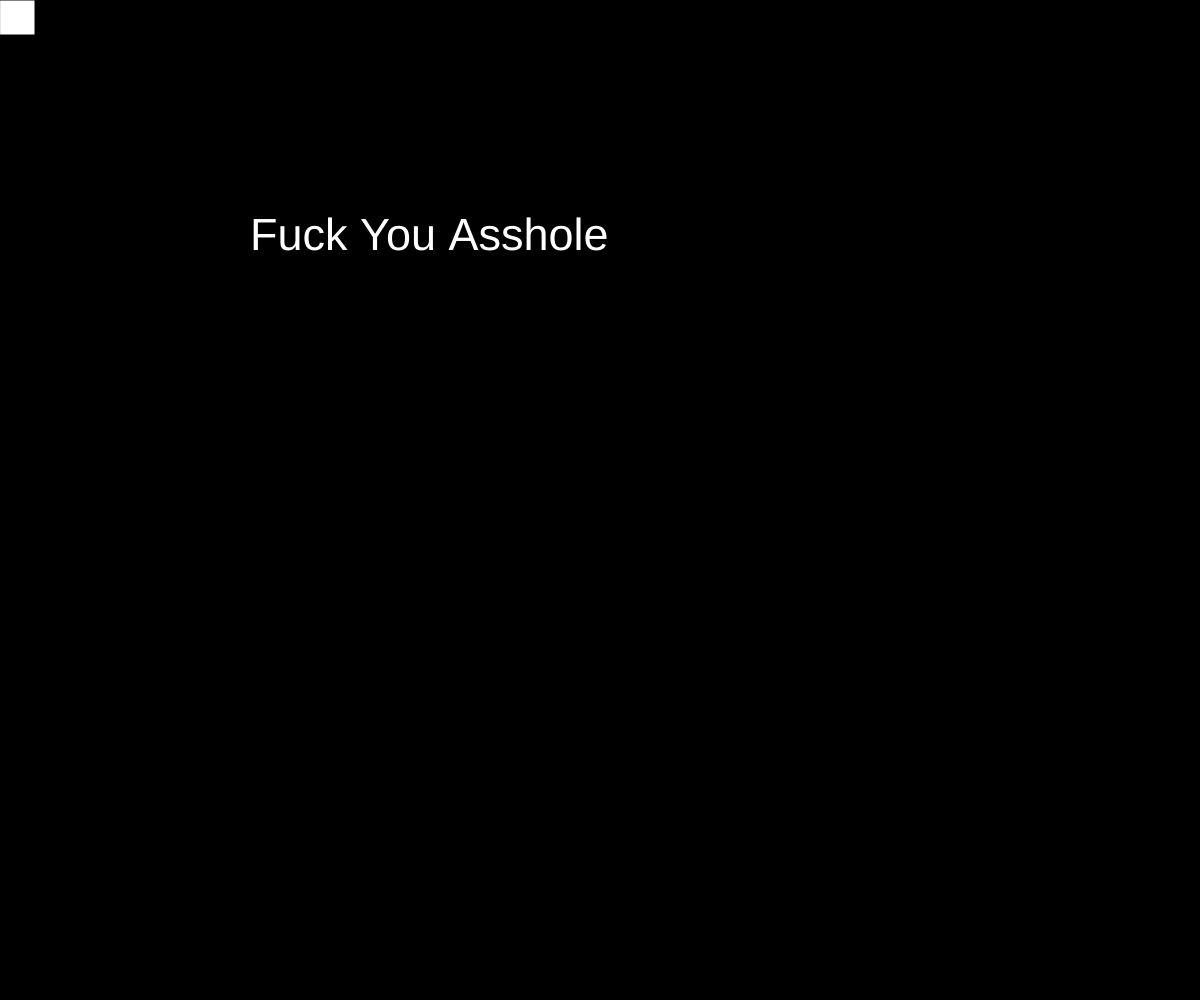
Frame 1 (no input)
Frame 60 (no input): identical to frame 1, image omitted
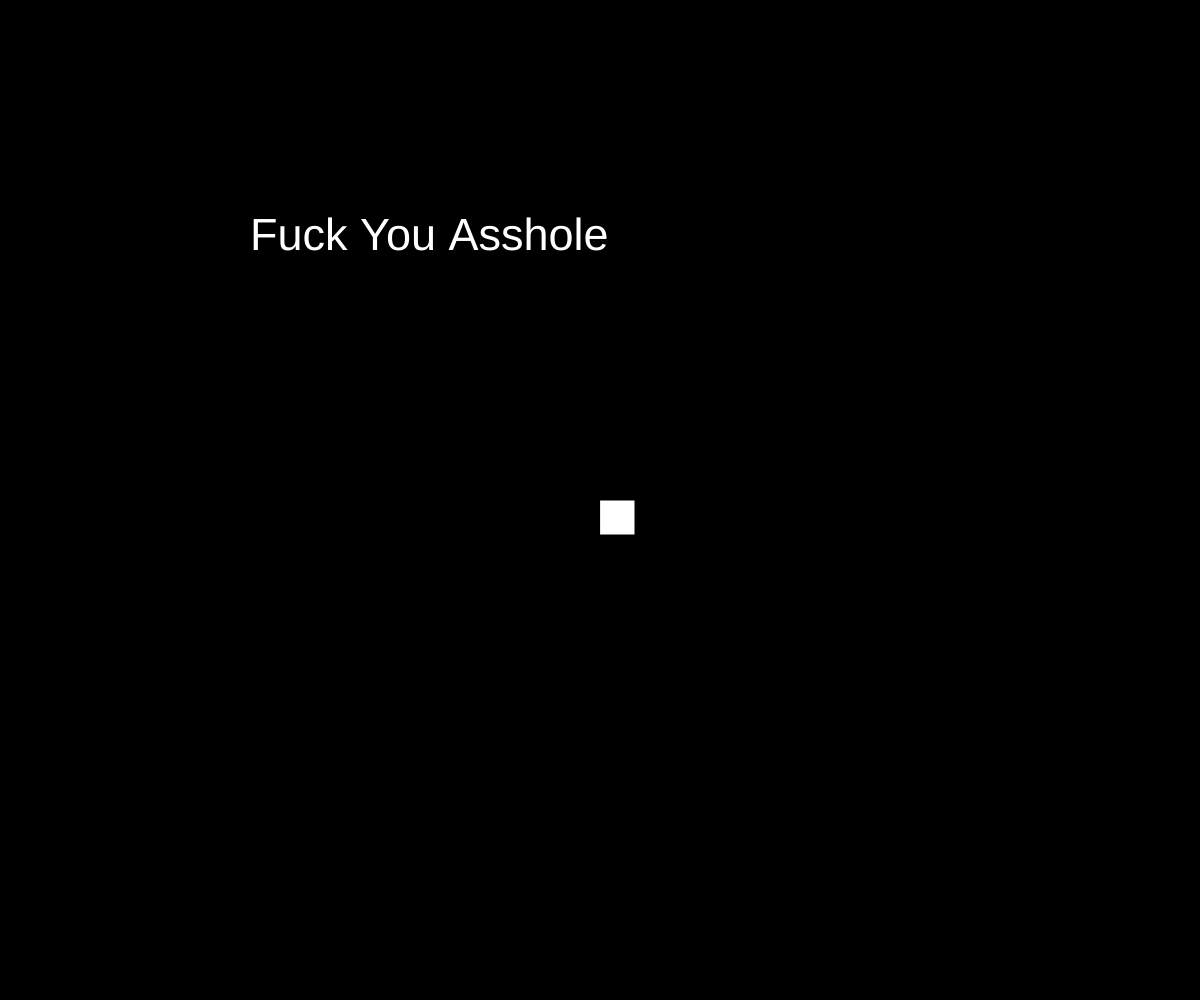
Frame 120 (the mouse pressed at the canvas centre since frame 60)

The p5.js sketch that drew these frames (run headless with seeded random() and noise() and a simulated clock; from frame 60 on, the mouse is pressed at the canvas centre):

// p5.js sketch
// ── sketch.js
function setup() {
  createCanvas(windowWidth,windowHeight );




}

function draw() {
  background("black");
fill("white");
  rect(mouseX, mouseY, 35, 35);
  fill("white")
  textSize(45)
text("Fuck You Asshole", 250, 250);
  
}
